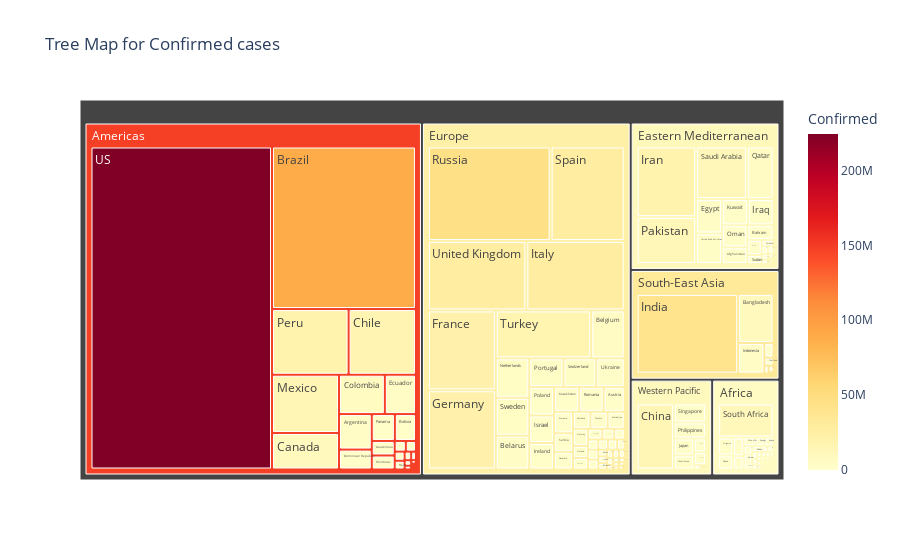

The notebook cell saved with this chart:
### Markdown cell above
### Interactive tree map

### Code cell
fig = px.treemap(
    df.groupby(['WHO Region', 'Country/Region'])['Confirmed'].sum().reset_index(),
    path=['WHO Region', 'Country/Region'],
    values='Confirmed',
    color='Confirmed',
    color_continuous_scale='ylorrd',
    title='Tree Map for Confirmed cases')

fig.show()

### Figure 1 — Plotly figure (JSON) as saved in the notebook; plotly's stock layout.template omitted (floating-point values rounded to 4 significant figures; data arrays with more than 128 entries replaced by an {"elided": "..."} marker saying what was removed)
{"data": [{"branchvalues": "total", "customdata": {"elided": "193x1 float values"}, "domain": {"x": [0, 1], "y": [0, 1]}, "hovertemplate": "labels=%{label}<br>Confirmed_sum=%{value}<br>parent=%{parent}<br>id=%{id}<br>Confirmed=%{color}<extra></extra>", "ids": {"elided": "193 str values"}, "labels": {"elided": "193 str values"}, "marker": {"coloraxis": "coloraxis", "colors": {"elided": "193 float values"}}, "name": "", "parents": {"elided": "193 str values"}, "type": "treemap", "values": {"elided": "193 int values"}}], "layout": {"coloraxis": {"colorbar": {"title": {"text": "Confirmed"}}, "colorscale": [[0, "rgb(255,255,204)"], [0.125, "rgb(255,237,160)"], [0.25, "rgb(254,217,118)"], [0.375, "rgb(254,178,76)"], [0.5, "rgb(253,141,60)"], [0.625, "rgb(252,78,42)"], [0.75, "rgb(227,26,28)"], [0.875, "rgb(189,0,38)"], [1, "rgb(128,0,38)"]]}, "legend": {"tracegroupgap": 0}, "title": {"text": "Tree Map for Confirmed cases"}}}
